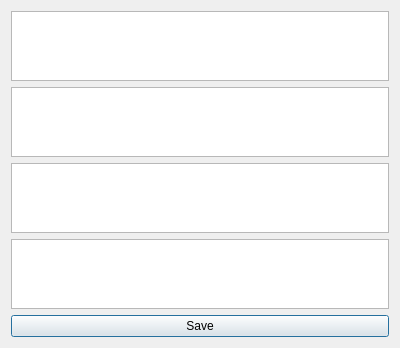
<?xml version="1.0" encoding="UTF-8"?>
<ui version="4.0">
 <class>Dialog</class>
 <widget class="QDialog" name="Dialog">
  <property name="geometry">
   <rect>
    <x>0</x>
    <y>0</y>
    <width>400</width>
    <height>300</height>
   </rect>
  </property>
  <property name="windowTitle">
   <string>Dialog</string>
  </property>
  <layout class="QVBoxLayout" name="verticalLayout_2">
   <item>
    <layout class="QVBoxLayout" name="verticalLayout">
     <item>
      <widget class="QTextEdit" name="title"/>
     </item>
     <item>
      <widget class="QTextEdit" name="artist"/>
     </item>
     <item>
      <widget class="QTextEdit" name="album"/>
     </item>
     <item>
      <widget class="QTextEdit" name="genre"/>
     </item>
    </layout>
   </item>
   <item>
    <widget class="QPushButton" name="save_button">
     <property name="text">
      <string>Save</string>
     </property>
    </widget>
   </item>
  </layout>
 </widget>
 <resources/>
 <connections/>
</ui>
